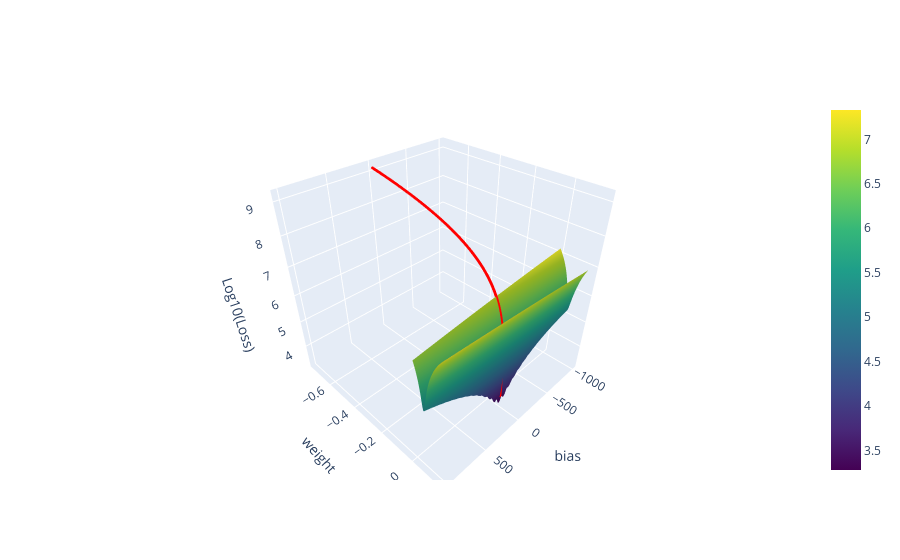

Notebook cell for this chart:
### Code cell
fig.add_trace(go.Scatter3d(
    x=model_x,
    y=model_y,
    z=torch.log10(torch.tensor(loss_history)),
    mode='markers',
    marker=dict(
        color='red',
        symbol='circle',
        size=1
    ),
    name='Points loss'
))

fig.update_layout(
    scene=dict(
        xaxis_title='bias',
        yaxis_title='weight',
        zaxis_title='Log10(Loss)'
    )
)

fig.show()

### Figure 1 — Plotly figure (JSON) as saved in the notebook; plotly's stock layout.template omitted (floating-point values rounded to 4 significant figures; data arrays with more than 128 entries replaced by an {"elided": "..."} marker saying what was removed)
{"data": [{"colorscale": [[0, "#440154"], [0.1111, "#482878"], [0.2222, "#3e4989"], [0.3333, "#31688e"], [0.4444, "#26828e"], [0.5556, "#1f9e89"], [0.6667, "#35b779"], [0.7778, "#6ece58"], [0.8889, "#b5de2b"], [1, "#fde725"]], "type": "surface", "x": {"elided": "100x100 float values"}, "y": {"elided": "100x100 float values"}, "z": {"elided": "100x100 float values"}}, {"marker": {"color": "red", "size": 1, "symbol": "circle"}, "mode": "markers", "name": "Points loss", "type": "scatter3d", "x": {"elided": "250 float values"}, "y": {"elided": "250 float values"}, "z": {"elided": "250 float values"}}], "layout": {"scene": {"xaxis": {"title": {"text": "bias"}}, "yaxis": {"title": {"text": "weight"}}, "zaxis": {"title": {"text": "Log10(Loss)"}}}}}
